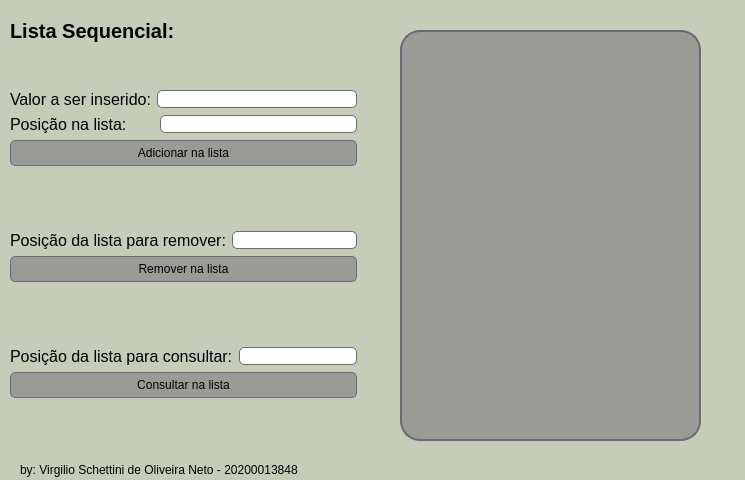
<?xml version="1.0" encoding="UTF-8"?>
<ui version="4.0">
 <class>ListaSeq</class>
 <widget class="QDialog" name="ListaSeq">
  <property name="geometry">
   <rect>
    <x>0</x>
    <y>0</y>
    <width>745</width>
    <height>480</height>
   </rect>
  </property>
  <property name="font">
   <font>
    <family>MS Sans Serif</family>
   </font>
  </property>
  <property name="mouseTracking">
   <bool>false</bool>
  </property>
  <property name="windowTitle">
   <string>Dialog</string>
  </property>
  <property name="styleSheet">
   <string notr="true">background: #c5ccb8;
color: #10121c;</string>
  </property>
  <widget class="QLabel" name="label_lista">
   <property name="geometry">
    <rect>
     <x>400</x>
     <y>30</y>
     <width>301</width>
     <height>411</height>
    </rect>
   </property>
   <property name="font">
    <font>
     <family>Terminal</family>
     <pointsize>14</pointsize>
     <bold>true</bold>
    </font>
   </property>
   <property name="autoFillBackground">
    <bool>false</bool>
   </property>
   <property name="styleSheet">
    <string notr="true">background: #9a9a97;
border:  2px solid #6f6776;
border-radius: 20px;
color: #10121c;</string>
   </property>
   <property name="text">
    <string/>
   </property>
   <property name="alignment">
    <set>Qt::AlignCenter</set>
   </property>
   <property name="wordWrap">
    <bool>false</bool>
   </property>
  </widget>
  <widget class="QLabel" name="label">
   <property name="geometry">
    <rect>
     <x>10</x>
     <y>10</y>
     <width>261</width>
     <height>41</height>
    </rect>
   </property>
   <property name="font">
    <font>
     <family>MS Sans Serif</family>
     <pointsize>15</pointsize>
     <bold>true</bold>
    </font>
   </property>
   <property name="styleSheet">
    <string notr="true">color:#000000;</string>
   </property>
   <property name="text">
    <string>Lista Sequencial:</string>
   </property>
  </widget>
  <widget class="QLabel" name="label_11">
   <property name="geometry">
    <rect>
     <x>20</x>
     <y>460</y>
     <width>461</width>
     <height>20</height>
    </rect>
   </property>
   <property name="font">
    <font>
     <family>MS Sans Serif</family>
     <pointsize>9</pointsize>
     <italic>false</italic>
     <bold>false</bold>
    </font>
   </property>
   <property name="styleSheet">
    <string notr="true">color: #000000;</string>
   </property>
   <property name="text">
    <string>by: Virgilio Schettini de Oliveira Neto - 20200013848</string>
   </property>
  </widget>
  <widget class="QWidget" name="">
   <property name="geometry">
    <rect>
     <x>10</x>
     <y>90</y>
     <width>347</width>
     <height>308</height>
    </rect>
   </property>
   <layout class="QVBoxLayout" name="verticalLayout_8">
    <item>
     <layout class="QVBoxLayout" name="verticalLayout_4">
      <item>
       <layout class="QHBoxLayout" name="horizontalLayout_4">
        <item>
         <widget class="QLabel" name="label_5">
          <property name="font">
           <font>
            <family>MS Sans Serif</family>
            <pointsize>12</pointsize>
            <italic>false</italic>
            <bold>false</bold>
           </font>
          </property>
          <property name="styleSheet">
           <string notr="true">color: #000000;</string>
          </property>
          <property name="text">
           <string>Valor a ser inserido:</string>
          </property>
         </widget>
        </item>
        <item>
         <widget class="QLineEdit" name="txt_add_valor">
          <property name="styleSheet">
           <string notr="true">border: 1px solid #6f6776;
border-radius: 5px;
padding: 0 8px;
outline: none;
color: #525252;
background: #ffffff;
</string>
          </property>
         </widget>
        </item>
       </layout>
      </item>
      <item>
       <layout class="QHBoxLayout" name="horizontalLayout_5">
        <item>
         <widget class="QLabel" name="label_7">
          <property name="font">
           <font>
            <family>MS Sans Serif</family>
            <pointsize>12</pointsize>
            <italic>false</italic>
            <bold>false</bold>
           </font>
          </property>
          <property name="styleSheet">
           <string notr="true">color: #000000;</string>
          </property>
          <property name="text">
           <string>Posição na lista:      </string>
          </property>
         </widget>
        </item>
        <item>
         <widget class="QLineEdit" name="txt_add_pos">
          <property name="styleSheet">
           <string notr="true">border: 1px solid #6f6776;
border-radius: 5px;
padding: 0 8px;
outline: none;
color: #525252;
background: #ffffff;
</string>
          </property>
         </widget>
        </item>
       </layout>
      </item>
      <item>
       <widget class="QPushButton" name="btn_add_lista">
        <property name="font">
         <font>
          <family>MS Sans Serif</family>
         </font>
        </property>
        <property name="cursor">
         <cursorShape>PointingHandCursor</cursorShape>
        </property>
        <property name="styleSheet">
         <string notr="true">border: 1px solid #6f6776;
border-radius: 5px;
padding: 5px;
outline: none;
color: #000000;
background: #9a9a97;</string>
        </property>
        <property name="text">
         <string>Adicionar na lista</string>
        </property>
       </widget>
      </item>
     </layout>
    </item>
    <item>
     <spacer name="verticalSpacer">
      <property name="orientation">
       <enum>Qt::Vertical</enum>
      </property>
      <property name="sizeHint" stdset="0">
       <size>
        <width>20</width>
        <height>40</height>
       </size>
      </property>
     </spacer>
    </item>
    <item>
     <layout class="QVBoxLayout" name="verticalLayout_5">
      <item>
       <layout class="QHBoxLayout" name="horizontalLayout_6">
        <item>
         <widget class="QLabel" name="label_6">
          <property name="font">
           <font>
            <family>MS Sans Serif</family>
            <pointsize>12</pointsize>
            <italic>false</italic>
            <bold>false</bold>
           </font>
          </property>
          <property name="styleSheet">
           <string notr="true">color: #000000;</string>
          </property>
          <property name="text">
           <string>Posição da lista para remover:</string>
          </property>
         </widget>
        </item>
        <item>
         <widget class="QLineEdit" name="txt_rem_pos">
          <property name="styleSheet">
           <string notr="true">border: 1px solid #6f6776;
border-radius: 5px;
padding: 0 8px;
outline: none;
color: #525252;
background: #ffffff;
</string>
          </property>
         </widget>
        </item>
       </layout>
      </item>
      <item>
       <widget class="QPushButton" name="btn_rem_lista">
        <property name="font">
         <font>
          <family>MS Sans Serif</family>
         </font>
        </property>
        <property name="cursor">
         <cursorShape>PointingHandCursor</cursorShape>
        </property>
        <property name="styleSheet">
         <string notr="true">border: 1px solid #6f6776;
border-radius: 5px;
padding: 5px;
outline: none;
color: #000000;
background: #9a9a97;</string>
        </property>
        <property name="text">
         <string>Remover na lista</string>
        </property>
       </widget>
      </item>
     </layout>
    </item>
    <item>
     <spacer name="verticalSpacer_2">
      <property name="orientation">
       <enum>Qt::Vertical</enum>
      </property>
      <property name="sizeHint" stdset="0">
       <size>
        <width>20</width>
        <height>40</height>
       </size>
      </property>
     </spacer>
    </item>
    <item>
     <layout class="QVBoxLayout" name="verticalLayout_7">
      <item>
       <layout class="QHBoxLayout" name="horizontalLayout_9">
        <item>
         <widget class="QLabel" name="label_10">
          <property name="font">
           <font>
            <family>MS Sans Serif</family>
            <pointsize>12</pointsize>
            <italic>false</italic>
            <bold>false</bold>
           </font>
          </property>
          <property name="styleSheet">
           <string notr="true">color: #000000;</string>
          </property>
          <property name="text">
           <string>Posição da lista para consultar:</string>
          </property>
         </widget>
        </item>
        <item>
         <widget class="QLineEdit" name="txt_consulta">
          <property name="styleSheet">
           <string notr="true">border: 1px solid #6f6776;
border-radius: 5px;
padding: 0 8px;
outline: none;
color: #525252;
background: #ffffff;
</string>
          </property>
         </widget>
        </item>
       </layout>
      </item>
      <item>
       <widget class="QPushButton" name="btn_consulta">
        <property name="font">
         <font>
          <family>MS Sans Serif</family>
         </font>
        </property>
        <property name="cursor">
         <cursorShape>PointingHandCursor</cursorShape>
        </property>
        <property name="styleSheet">
         <string notr="true">border: 1px solid #6f6776;
border-radius: 5px;
padding: 5px;
outline: none;
color: #000000;
background: #9a9a97;</string>
        </property>
        <property name="text">
         <string>Consultar na lista</string>
        </property>
       </widget>
      </item>
     </layout>
    </item>
   </layout>
  </widget>
 </widget>
 <resources/>
 <connections/>
</ui>
